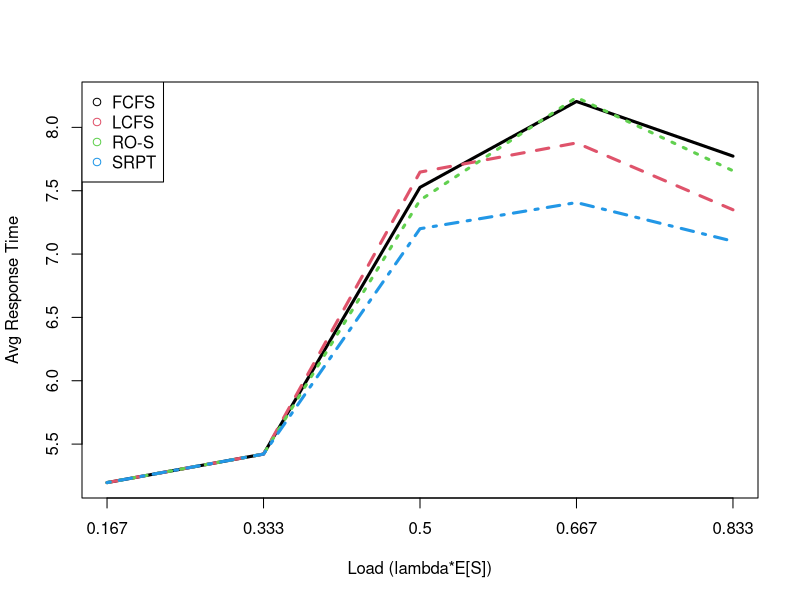
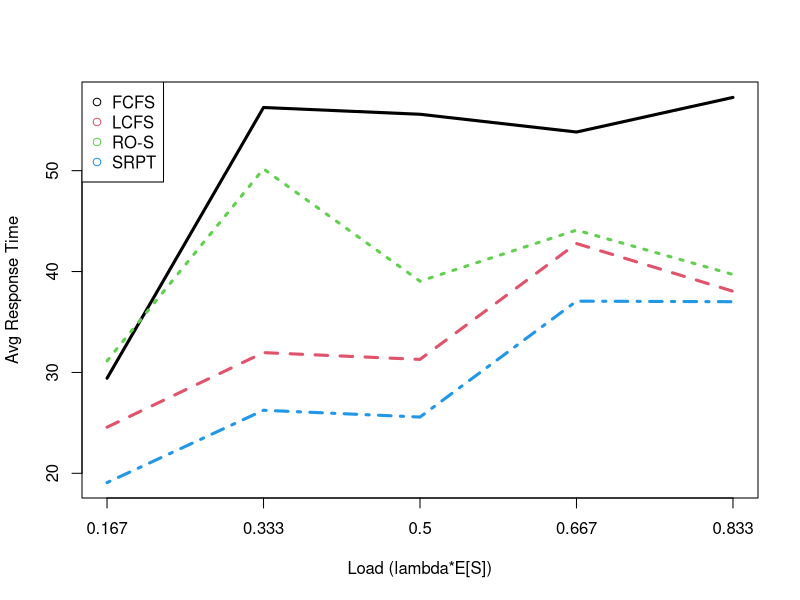
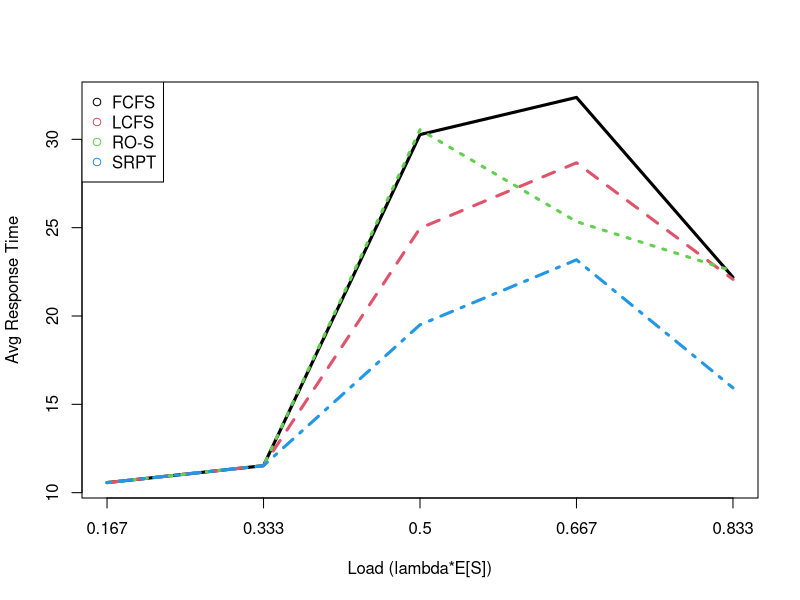
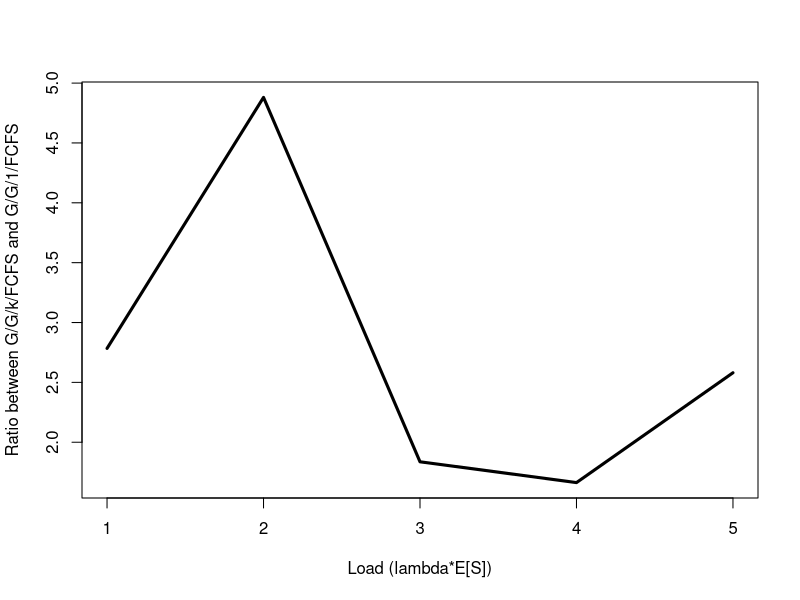

Generate these figures, in order, with R:
## ---- chunk 1
knitr::opts_chunk$set(echo = TRUE)

# This function plot the average response time of a M/G/1 queue for various scheduling disciplines.
# As input, it takes the number of servers (k), their job service times (Service) with their mean value (ES)
plot_response_times <- function(k, Service, ES){
  
  debug=0;
  scheduling_disciplines = c(1:4); # 'FCFS'=1,'LCFS'=2,'RO-S'=3,'SRPT'=4
  num_arrival_rates=5;
  lambdas = (1/ES) * c(1:num_arrival_rates)/(num_arrival_rates+1) ; # arrival rates
  
  # Matrix of average response times for all disciplines and arrival rates
  R_time <- matrix(0, nrow = length(scheduling_disciplines), ncol = length(lambdas));
  rownames(R_time) <- c("FCFS","LCFS","RO-S","SRPT");
  colnames(R_time) <- paste("rho=", round(lambdas*ES, digits = 3), sep = "");
  
  cnt=0;
  for (lambda in lambdas)
  {
    cnt=cnt+1;
    # Let's assume a Poisson process coming in, otherwise change the next line
    Arrival= cumsum(rexp(n=N, rate = lambda)); # Arrival times
    
    for (scheduling_discipline in scheduling_disciplines)
    {
      t = 0; # simulation time
      Remaining = rep(N, x=NA);    # Remaining service times of each job
      Completion = rep(N, x=NA);   # Completion time of each job
      
      AvgJobs = 0;
      CurrentTask = rep(k, x=NA); # Current task of each servers
      NextArrival = 1;
      while (TRUE) {
        
        if (debug==1){
          print("*********************");
          print(paste("Scheduling discipline = ",scheduling_discipline));
          print(Arrival);
          print(Service);
          print(Remaining);
          
        }
        
        dtA = NA;
        dtC = rep(k, x=NA);
        if(length(Arrival[Arrival>t])>0) { # if an arrival exists after t
          dtA = head(Arrival[Arrival>t],n=1)-t ; # time to next arrival
        }
        
        for (i in 1:k) {
          if(!is.na(CurrentTask[i])) { # if a task is running
            dtC[i] = Remaining[CurrentTask[i]]; # time to next completion
          } 
        }
        
        if(is.na(dtA) & all(is.na(dtC))) {
          break; # no more arrivals and no more completions
        } 
        
        minDtc = pmin(dtC,na.rm=T); # minimum time to completion between all servers
        dt = min(dtA,minDtc,na.rm=T); # time to next event
        
        # update system variables
        t = t + dt;
        AvgJobs=AvgJobs+dt*sum(!is.na(Remaining));
        
        if (debug==1){
          print(paste("Sim. time:", t));
          print(paste("# of jobs arrived: ", NextArrival));
        }
        # Job arrival
        
        if((NextArrival <=N) & (Arrival[NextArrival] == t)) { 
          Remaining[NextArrival] = Service[NextArrival];
          NextArrival = NextArrival + 1;
        }
        
        
        
        # Job departure
        for (i in 1:k) {
          if(!is.na(CurrentTask[i])) {
            Remaining[CurrentTask[i]] = Remaining[CurrentTask[i]] - dt ;
            if(Remaining[CurrentTask[i]] <= 0) {
              # CurrentTask completed
              Completion[CurrentTask[i]] = t;
              Remaining[CurrentTask[i]] = NA;
              CurrentTask[i] = NA;
            }
          } 
        }
        
        # Scheduling discipline
        WaitingListWithCurrentTask=(1:NextArrival)[!is.na(Remaining)]; # jobs that are waiting or running
        WaitingList = WaitingListWithCurrentTask[!WaitingListWithCurrentTask %in% CurrentTask]; # jobs that are waiting
        
        if(length(WaitingList)>0) {
          
          # FCFS
          if (scheduling_discipline==1){
            for (i in 1:k) {
              if (is.na(CurrentTask[i])) {
                CurrentTask[i] = head(WaitingList,n=1);
                break;
              }
            }
            
          }
          
          # LCFS
          if (scheduling_discipline==2){
            # We implement the non-preemptive version of LCFS: jobs are never killed/resumed
            for (i in 1:k) {
              if(is.na(CurrentTask[i])) {
                # here, a task is not running, so we find a new job to serve
                CurrentTask[i] = tail(WaitingList,n=1);
                break;
              } 
            }
          }
          
          # ROS: Random Order of Service
          if (scheduling_discipline==3){
            for (i in 1:k) {
              if(is.na(CurrentTask[i])) {
                # here, a task is not running, so we find a new job to serve
                if (length(WaitingList)>1) {
                  CurrentTask[i] = sample(WaitingList,size=1);
                } else{
                  CurrentTask[i] = WaitingList;
                }
                break;
              } 
            }
          }
          
          # SRPT: Shortest Remaining Processing Time
          if (scheduling_discipline==4){
            for (i in 1:k) {
              if(is.na(CurrentTask[i])) {
                # here, a task is not running, so we find a new job to serve
                if (length(WaitingList)>1) {
                  CurrentTask[i] = WaitingList[which.min(Remaining[WaitingList])];
                } else{
                  CurrentTask[i] = WaitingList;
                }
                break;
              } 
            }
          }
          
        }
        
        if (debug==1){
          print(CurrentTask)
          readline(prompt="Press [enter] to proceed")
        }
        
      } # while
      
      ResponseTime = mean(Completion-Arrival); #average response time
      AvgJobs=AvgJobs/(tail(Completion,n=1)-Arrival[1]);
      
      # Simulation completed. Let's verify Little law: N=lambda*R
      r_names=rownames(R_time)
      cat(paste("Sim. ",r_names[scheduling_discipline],"(rho=",round(lambda*ES,digits = 2),") completed."));
      cat(paste(" Little law verification: ", round(AvgJobs,digits = 4), "=N=lambda*R=", round(lambda*ResponseTime,digits = 4),"\n"));
      
      R_time[scheduling_discipline,cnt]=ResponseTime;
      
    } # loop scheduling discipline
    
  } # loop lambda
  
  cat("\nResponse time matrix:\n")
  print(R_time)
  
  matplot(t(R_time), type = "l", xlab="Load (lambda*E[S])", ylab="Avg Response Time", xaxt = "n", lwd = 3);
  legend("topleft", legend = rownames(R_time), col=1:4, pch=1);
  axis(side=1,at=1:ncol(R_time),labels=round(lambdas*ES, digits=3));
  
  return(R_time);
} # end function

## ---- chunk 2
knitr::opts_chunk$set(echo = FALSE)

set.seed(11); # Set seed for reproducibility
N = 10; # number of jobs to simulate;
k = 3; # number of servers
mu=1;
Service=rexp(N,rate=mu/k); # Service times, the rate here is mu * k
plot_response_times(k, Service, 1/mu);

## ---- chunk 3
knitr::opts_chunk$set(echo = FALSE)

set.seed(11); # Set seed for reproducibility
N = 10; # number of jobs to simulate;
k=5
Service=rexp(N,rate=mu/k); # Service times, the rate here is mu * k

response_timesGGk = plot_response_times(1, Service, 1/mu);

response_timesGG1 = plot_response_times(1, Service, 1/mu*k);

## ---- chunk 4
# plot the ratio between the average response time obtained by a G/G/k/FCFS queue and the average response time obtained by a G/G/1/FCFS queue with a server that operates at speed k

# By the first line of the matrix we can see the average response time for the different scheduling disciplines for the G/G/k/FCFS queue
ratio = response_timesGGk[1,]/response_timesGG1[1,]

plot(ratio, type = "l", xlab="Load (lambda*E[S])", ylab="Ratio between G/G/k/FCFS and G/G/1/FCFS", lwd = 3);

